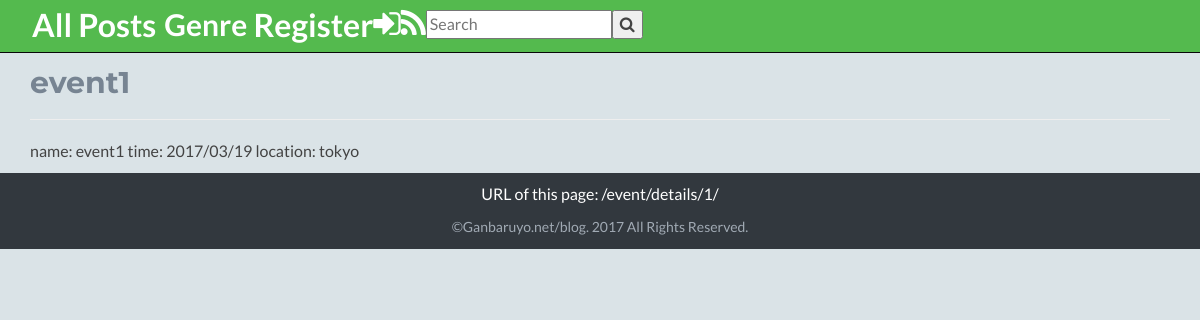
Screenshot of /event/details/1/ with the database file from the repository.
### myblog/models.py (models this page shows, shortened)
@python_2_unicode_compatible
class MyEvent(models.Model):
    name = models.CharField(max_length=255)
    description = MarkdownxField()
    publishing_date = models.DateTimeField(auto_now_add=True)
    url = models.URLField(blank=True, null=True)

### myblog/views.py (the view)
# urls.py: url(r'^event/details/(?P<pk>[0-9]+)/', EventDetailView.as_view(), name='event_details'),
class EventDetailView(DetailView):
    model = MyEvent
    template_name = 'event_details.html'

### templates/event_details.html
{% extends 'base.html' %}
{% block content %}
    <h2>{{ object.name }}</h2>
    <hr/>
    <p>{{ object.description|safe|escape }}</p>
{% endblock %}

### myblog/static/css/styles.css (style rules this page uses)
body { font-family: 'Lato', arial, sans-serif; color: #434343; background: #dae3e7; font-size: 16px; -webkit-font-smoothing: antialiased; -moz-osx-font-smoothing: grayscale; }
h1, h2, h3, h4, h5, h6 { font-family: 'Montserrat', sans-serif; font-weight: 700; color: #778492; }

### rows the page displays
MyEvent: name "event1", description "name: event1 time: 2017/03/19 location: tokyo"

### other values shown
{{ request.get_full_path }} "/event/details/1/"
